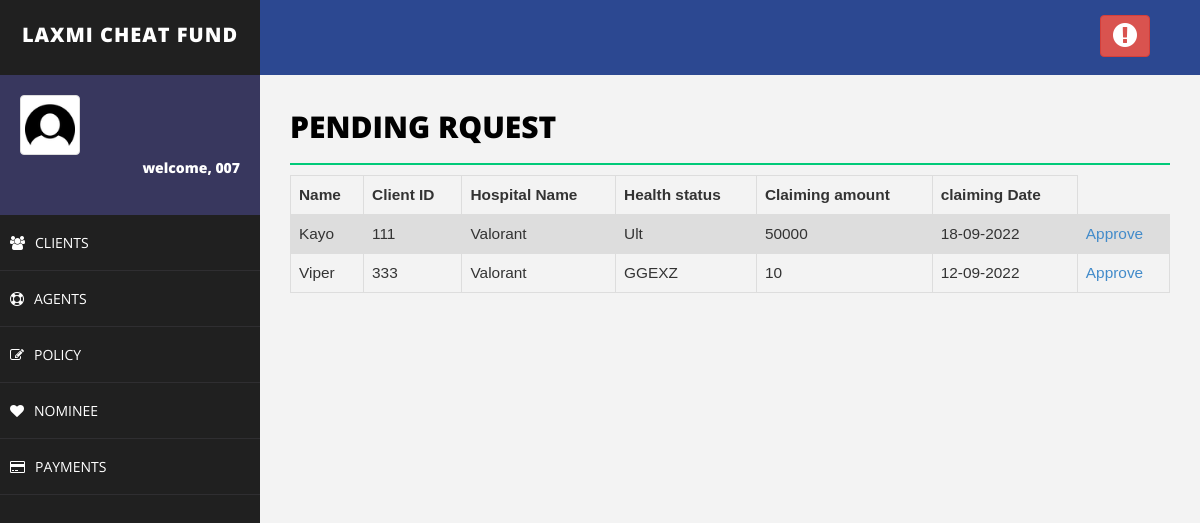
Page /ClaimReq.php (signed in) on the committed database.
### tables this page shows
CREATE TABLE `claim` (
  `Name` varchar(100) NOT NULL,
  `Client_id` varchar(100) NOT NULL,
  `Hname` varchar(100) NOT NULL,
  `Health` varchar(100) NOT NULL,
  `Camount` varchar(20) NOT NULL,
  `Cdate` varchar(100) NOT NULL
);

### ClaimReq.php (the view, shortened to what this page needs)
<!DOCTYPE html>
<html>
<head>
    <link href="assets/css/bootstrap.css" rel="stylesheet" />
    <link href="assets/css/font-awesome.css" rel="stylesheet" />
    <link href="assets/css/basic.css" rel="stylesheet" />
    <link href="assets/css/custom.css" rel="stylesheet" />
</head>
<body>
<?php include 'header.php';
?>
        <div id="page-wrapper">
                <div class="row">
                    <div class="col-md-12">
                        <h1 class="page-head-line">Pending Rquest</h1>
                    </div>
                </div>
<?php
include'connection.php';
    $sql = "SELECT * FROM claim";
    $result = $conn->query($sql);
    echo "<table class=\"table\">\n";
    echo "  <tr>\n";
    echo "    <th>Name</th>\n";
    echo "    <th>Client ID</th>\n";
    echo "    <th>Hospital Name</th>\n";
    echo "    <th>Health status</th>\n";
    echo "    <th>Claiming amount</th>\n";
    echo "    <th>claiming Date</th>\n";
    echo "  </tr>";
    if ($result->num_rows > 0) {
    while($row = $result->fetch_assoc()) {
        echo "<tr>\n";
        echo "    <td>".$row["Name"]."</td>\n";
        echo "    <td>".$row["Client_id"]."</td>\n";
        echo "    <td>".$row["Hname"]."</td>\n";
        echo "    <td>".$row["Health"]."</td>\n";
        echo "    <td>".$row["Camount"]."</td>\n";
        echo "    <td>".$row["Cdate"]."</td>\n";
        echo "    <td>"."<a href='Approve.php?Client_id=".$row["Client_id"]. "'>Approve</a>"."</td>\n";
    }
    echo "</table>\n";
}
?>
        </div>
    </div>
</body>
</html>

### assets/css/basic.css (style rules this page uses)
body { font-family: 'Open Sans', sans-serif; line-height:25px; }
#page-wrapper { padding: 15px 15px; min-height: 600px; background: #F3F3F3; }
.page-head-line { font-size: 30px; text-transform: uppercase; color: #000; font-weight: 800; padding-bottom: 20px; border-bottom: 2px solid #00CA79; margin-bottom: 10px; }
@media (min-width:768px) { #page-wrapper { margin: 0 0 0 260px; padding: 15px 30px; min-height: 1200px; } }

### ClaimReq.php (style rules this page uses)
table { font-family: arial, sans-serif; border-collapse: collapse; width: 100%; margin-left:0%; font-size:110%; }
td, th { border: 1px solid #dddddd; text-align: left; padding: 8px; }
tr:nth-child(even) { background-color: #dddddd; }

### rows in the picture
claim: Name "Kayo", Client_id "111", Hname "Valorant", Health "Ult", Camount "50000", Cdate "18-09-2022"
claim: Name "Viper", Client_id "333", Hname "Valorant", Health "GGEXZ", Camount "10", Cdate "12-09-2022"

### other values in the picture
$_SESSION["username"] "007"
